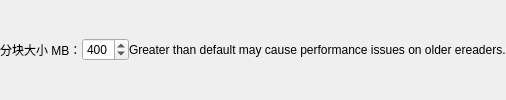
     <widget class="QWidget" name="chunkSizeWidget" native="true">
      <property name="sizePolicy">
       <sizepolicy hsizetype="Minimum" vsizetype="Fixed">
        <horstretch>0</horstretch>
        <verstretch>0</verstretch>
       </sizepolicy>
      </property>
      <property name="visible">
       <bool>false</bool>
      </property>
      <property name="toolTip">
       <string>&lt;html&gt;&lt;head/&gt;&lt;body&gt;&lt;p&gt;警告：分块大小高于默认值可能导致&lt;br/&gt;性能与耗电问题，老旧设备尤为明显。&lt;/p&gt;&lt;/body&gt;&lt;/html&gt;</string>
      </property>
      <layout class="QHBoxLayout" name="horizontalLayout_4">
       <property name="spacing">
        <number>0</number>
       </property>
       <property name="leftMargin">
        <number>0</number>
       </property>
       <property name="topMargin">
        <number>0</number>
       </property>
       <property name="rightMargin">
        <number>0</number>
       </property>
       <property name="bottomMargin">
        <number>0</number>
       </property>
       <item>
        <widget class="QLabel" name="chunkSizeLabel">
         <property name="sizePolicy">
          <sizepolicy hsizetype="Minimum" vsizetype="Preferred">
           <horstretch>0</horstretch>
           <verstretch>0</verstretch>
          </sizepolicy>
         </property>
         <property name="text">
          <string>分块大小 MB：</string>
         </property>
        </widget>
       </item>
       <item>
        <widget class="QSpinBox" name="chunkSizeBox">
         <property name="minimum">
          <number>50</number>
         </property>
         <property name="maximum">
          <number>600</number>
         </property>
         <property name="value">
          <number>400</number>
         </property>
        </widget>
       </item>
       <item>
        <widget class="QLabel" name="chunkSizeWarnLabel">
         <property name="sizePolicy">
          <sizepolicy hsizetype="Minimum" vsizetype="Preferred">
           <horstretch>0</horstretch>
           <verstretch>0</verstretch>
          </sizepolicy>
         </property>
         <property name="text">
          <string>Greater than default may cause performance issues on older ereaders.</string>
         </property>
        </widget>
       </item>
      </layout>
     </widget>
